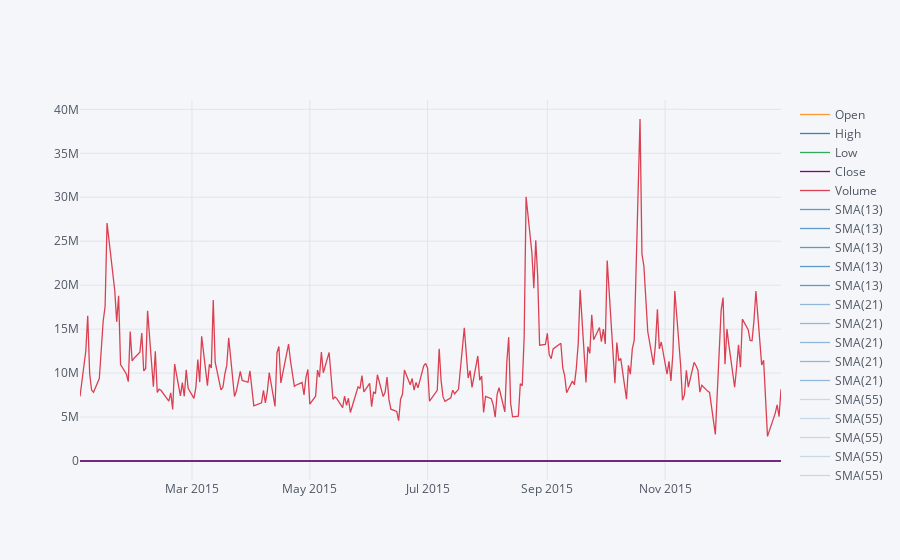

Notebook cell for this chart:
### Markdown cell above
Using .ta_plot(study='sma') to create a Simple Moving Averages plot of Morgan Stanley for the year 2015.

### Code cell
MS=bank_stocks['MS']
MS.loc['2015-01-01':'2016-01-01'].ta_plot(study='sma',periods=[13,21,55])

### Figure 1 — Plotly figure (JSON) as saved in the notebook; plotly's stock layout.template omitted (floating-point values rounded to 4 significant figures; data arrays with more than 128 entries replaced by an {"elided": "..."} marker saying what was removed)
{"data": [{"line": {"color": "rgba(255, 153, 51, 1.0)", "dash": "solid", "shape": "linear", "width": 1.3}, "mode": "lines", "name": "Open", "text": "", "type": "scatter", "x": {"elided": "252 str values"}, "y": {"elided": "252 float values"}}, {"line": {"color": "rgba(55, 128, 191, 1.0)", "dash": "solid", "shape": "linear", "width": 1.3}, "mode": "lines", "name": "High", "text": "", "type": "scatter", "x": {"elided": "252 str values"}, "y": {"elided": "252 float values"}}, {"line": {"color": "rgba(50, 171, 96, 1.0)", "dash": "solid", "shape": "linear", "width": 1.3}, "mode": "lines", "name": "Low", "text": "", "type": "scatter", "x": {"elided": "252 str values"}, "y": {"elided": "252 float values"}}, {"line": {"color": "rgba(128, 0, 128, 1.0)", "dash": "solid", "shape": "linear", "width": 1.3}, "mode": "lines", "name": "Close", "text": "", "type": "scatter", "x": {"elided": "252 str values"}, "y": {"elided": "252 float values"}}, {"line": {"color": "rgba(219, 64, 82, 1.0)", "dash": "solid", "shape": "linear", "width": 1.3}, "mode": "lines", "name": "Volume", "text": "", "type": "scatter", "x": {"elided": "252 str values"}, "y": {"elided": "252 int values"}}, {"line": {"color": "rgba(55, 128, 191, 0.7866666666666666)", "dash": "solid", "shape": "linear", "width": 1.3}, "mode": "lines", "name": "SMA(13)", "text": "", "type": "scatter", "x": {"elided": "252 str values"}, "y": {"elided": "252x5 mixed values"}}, {"line": {"color": "rgba(55, 128, 191, 0.7866666666666666)", "dash": "solid", "shape": "linear", "width": 1.3}, "mode": "lines", "name": "SMA(13)", "text": "", "type": "scatter", "x": {"elided": "252 str values"}, "y": {"elided": "252x5 mixed values"}}, {"line": {"color": "rgba(55, 128, 191, 0.7866666666666666)", "dash": "solid", "shape": "linear", "width": 1.3}, "mode": "lines", "name": "SMA(13)", "text": "", "type": "scatter", "x": {"elided": "252 str values"}, "y": {"elided": "252x5 mixed values"}}, {"line": {"color": "rgba(55, 128, 191, 0.7866666666666666)", "dash": "solid", "shape": "linear", "width": 1.3}, "mode": "lines", "name": "SMA(13)", "text": "", "type": "scatter", "x": {"elided": "252 str values"}, "y": {"elided": "252x5 mixed values"}}, {"line": {"color": "rgba(55, 128, 191, 0.7866666666666666)", "dash": "solid", "shape": "linear", "width": 1.3}, "mode": "lines", "name": "SMA(13)", "text": "", "type": "scatter", "x": {"elided": "252 str values"}, "y": {"elided": "252x5 mixed values"}}, {"line": {"color": "rgba(55, 128, 191, 0.5199999999999998)", "dash": "solid", "shape": "linear", "width": 1.3}, "mode": "lines", "name": "SMA(21)", "text": "", "type": "scatter", "x": {"elided": "252 str values"}, "y": {"elided": "252x5 mixed values"}}, {"line": {"color": "rgba(55, 128, 191, 0.5199999999999998)", "dash": "solid", "shape": "linear", "width": 1.3}, "mode": "lines", "name": "SMA(21)", "text": "", "type": "scatter", "x": {"elided": "252 str values"}, "y": {"elided": "252x5 mixed values"}}, {"line": {"color": "rgba(55, 128, 191, 0.5199999999999998)", "dash": "solid", "shape": "linear", "width": 1.3}, "mode": "lines", "name": "SMA(21)", "text": "", "type": "scatter", "x": {"elided": "252 str values"}, "y": {"elided": "252x5 mixed values"}}, {"line": {"color": "rgba(55, 128, 191, 0.5199999999999998)", "dash": "solid", "shape": "linear", "width": 1.3}, "mode": "lines", "name": "SMA(21)", "text": "", "type": "scatter", "x": {"elided": "252 str values"}, "y": {"elided": "252x5 mixed values"}}, {"line": {"color": "rgba(55, 128, 191, 0.5199999999999998)", "dash": "solid", "shape": "linear", "width": 1.3}, "mode": "lines", "name": "SMA(21)", "text": "", "type": "scatter", "x": {"elided": "252 str values"}, "y": {"elided": "252x5 mixed values"}}, {"line": {"color": "rgba(55, 128, 191, 0.25333333333333324)", "dash": "solid", "shape": "linear", "width": 1.3}, "mode": "lines", "name": "SMA(55)", "text": "", "type": "scatter", "x": {"elided": "252 str values"}, "y": {"elided": "252x5 mixed values"}}, {"line": {"color": "rgba(55, 128, 191, 0.25333333333333324)", "dash": "solid", "shape": "linear", "width": 1.3}, "mode": "lines", "name": "SMA(55)", "text": "", "type": "scatter", "x": {"elided": "252 str values"}, "y": {"elided": "252x5 mixed values"}}, {"line": {"color": "rgba(55, 128, 191, 0.25333333333333324)", "dash": "solid", "shape": "linear", "width": 1.3}, "mode": "lines", "name": "SMA(55)", "text": "", "type": "scatter", "x": {"elided": "252 str values"}, "y": {"elided": "252x5 mixed values"}}, {"line": {"color": "rgba(55, 128, 191, 0.25333333333333324)", "dash": "solid", "shape": "linear", "width": 1.3}, "mode": "lines", "name": "SMA(55)", "text": "", "type": "scatter", "x": {"elided": "252 str values"}, "y": {"elided": "252x5 mixed values"}}, {"line": {"color": "rgba(55, 128, 191, 0.25333333333333324)", "dash": "solid", "shape": "linear", "width": 1.3}, "mode": "lines", "name": "SMA(55)", "text": "", "type": "scatter", "x": {"elided": "252 str values"}, "y": {"elided": "252x5 mixed values"}}], "layout": {"legend": {"bgcolor": "#F5F6F9", "font": {"color": "#4D5663"}}, "paper_bgcolor": "#F5F6F9", "plot_bgcolor": "#F5F6F9", "title": {"font": {"color": "#4D5663"}}, "xaxis": {"gridcolor": "#E1E5ED", "showgrid": true, "tickfont": {"color": "#4D5663"}, "title": {"font": {"color": "#4D5663"}, "text": ""}, "zerolinecolor": "#E1E5ED"}, "yaxis": {"gridcolor": "#E1E5ED", "showgrid": true, "tickfont": {"color": "#4D5663"}, "title": {"font": {"color": "#4D5663"}, "text": ""}, "zerolinecolor": "#E1E5ED"}}}
